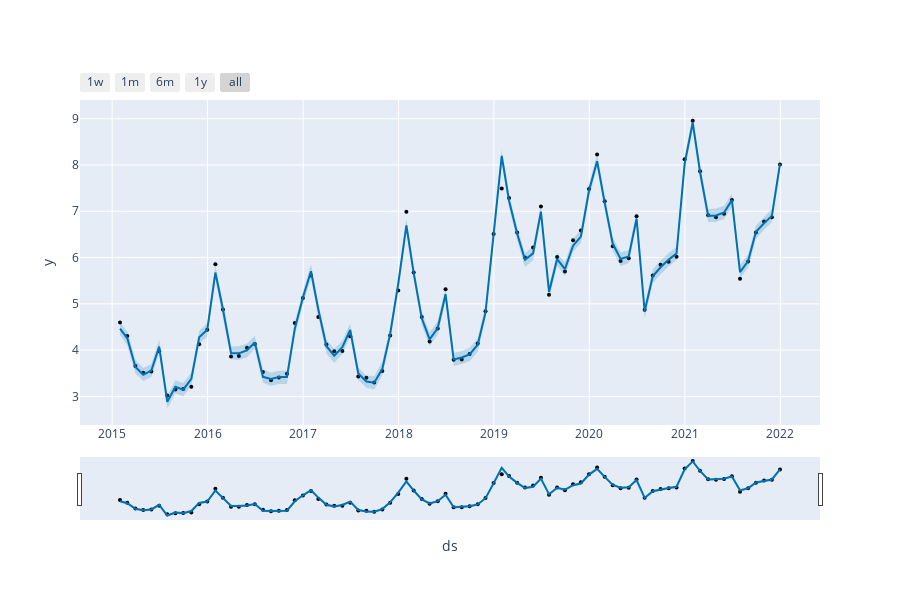

This figure's notebook cell:
### Code cell
plot_plotly(model, train_forecasts)
